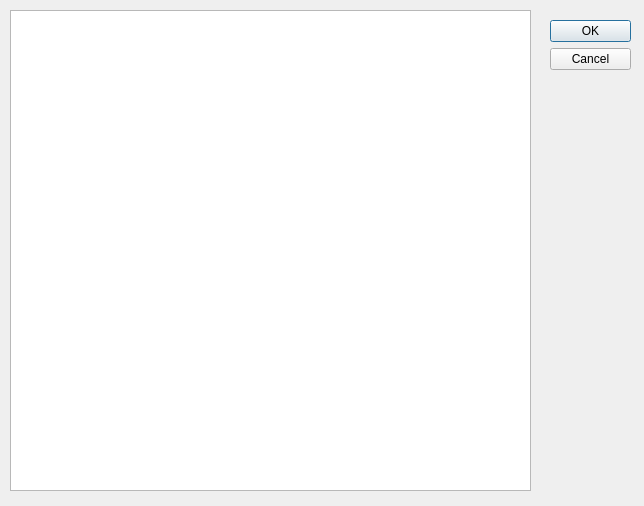
<?xml version="1.0" encoding="UTF-8"?>
<ui version="4.0">
 <class>DialogPontos</class>
 <widget class="QDialog" name="DialogPontos">
  <property name="windowModality">
   <enum>Qt::NonModal</enum>
  </property>
  <property name="geometry">
   <rect>
    <x>0</x>
    <y>0</y>
    <width>644</width>
    <height>506</height>
   </rect>
  </property>
  <property name="windowTitle">
   <string>Dialog</string>
  </property>
  <property name="locale">
   <locale language="English" country="UnitedStates"/>
  </property>
  <widget class="QDialogButtonBox" name="buttonBox">
   <property name="geometry">
    <rect>
     <x>550</x>
     <y>20</y>
     <width>81</width>
     <height>241</height>
    </rect>
   </property>
   <property name="orientation">
    <enum>Qt::Vertical</enum>
   </property>
   <property name="standardButtons">
    <set>QDialogButtonBox::Cancel|QDialogButtonBox::Ok</set>
   </property>
  </widget>
  <widget class="QTextBrowser" name="textBrowser">
   <property name="geometry">
    <rect>
     <x>10</x>
     <y>10</y>
     <width>521</width>
     <height>481</height>
    </rect>
   </property>
   <property name="font">
    <font>
     <family>Arial</family>
     <pointsize>10</pointsize>
    </font>
   </property>
  </widget>
 </widget>
 <resources/>
 <connections>
  <connection>
   <sender>buttonBox</sender>
   <signal>accepted()</signal>
   <receiver>DialogPontos</receiver>
   <slot>accept()</slot>
   <hints>
    <hint type="sourcelabel">
     <x>248</x>
     <y>254</y>
    </hint>
    <hint type="destinationlabel">
     <x>157</x>
     <y>274</y>
    </hint>
   </hints>
  </connection>
  <connection>
   <sender>buttonBox</sender>
   <signal>rejected()</signal>
   <receiver>DialogPontos</receiver>
   <slot>reject()</slot>
   <hints>
    <hint type="sourcelabel">
     <x>316</x>
     <y>260</y>
    </hint>
    <hint type="destinationlabel">
     <x>286</x>
     <y>274</y>
    </hint>
   </hints>
  </connection>
 </connections>
</ui>
